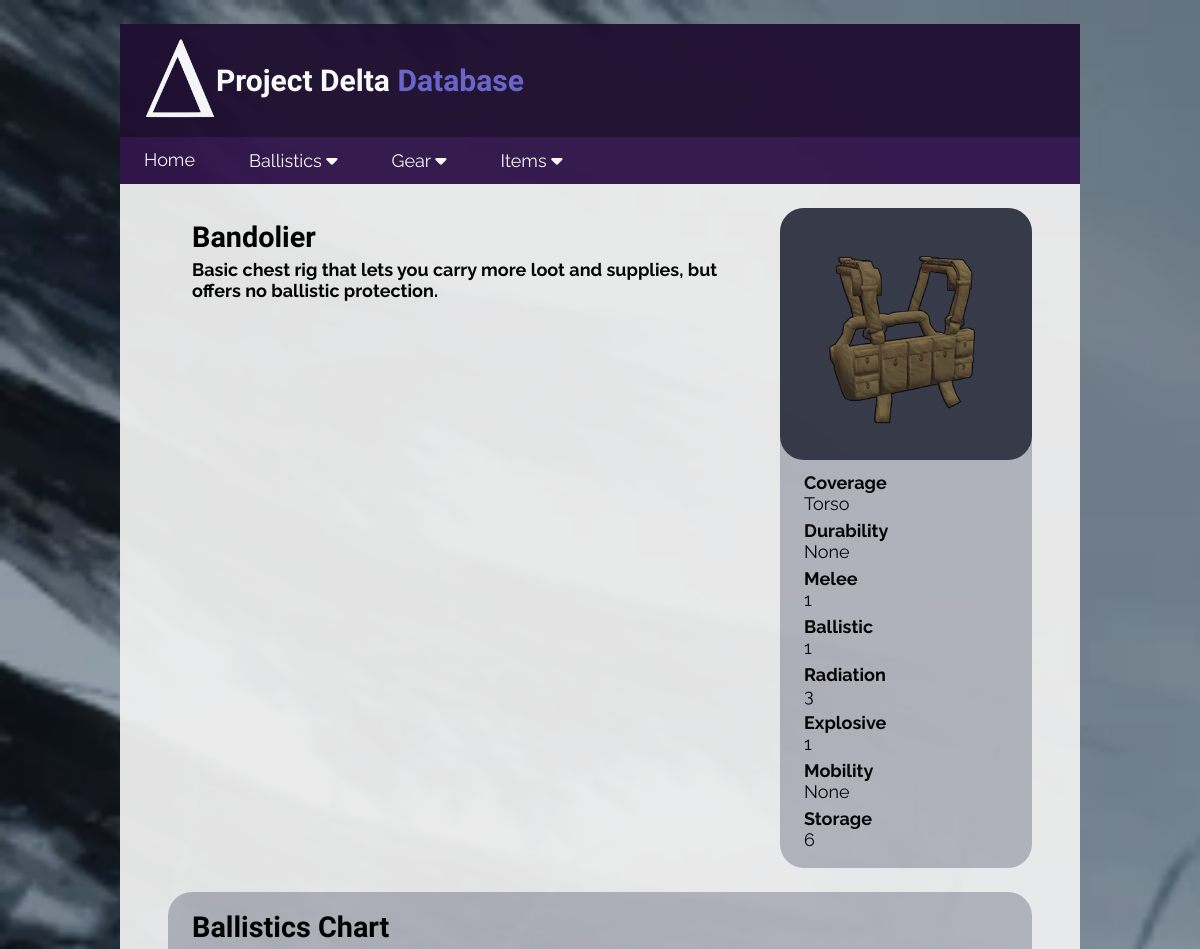
/rig/1 (upper part), run on an earlier commit of the app's database.
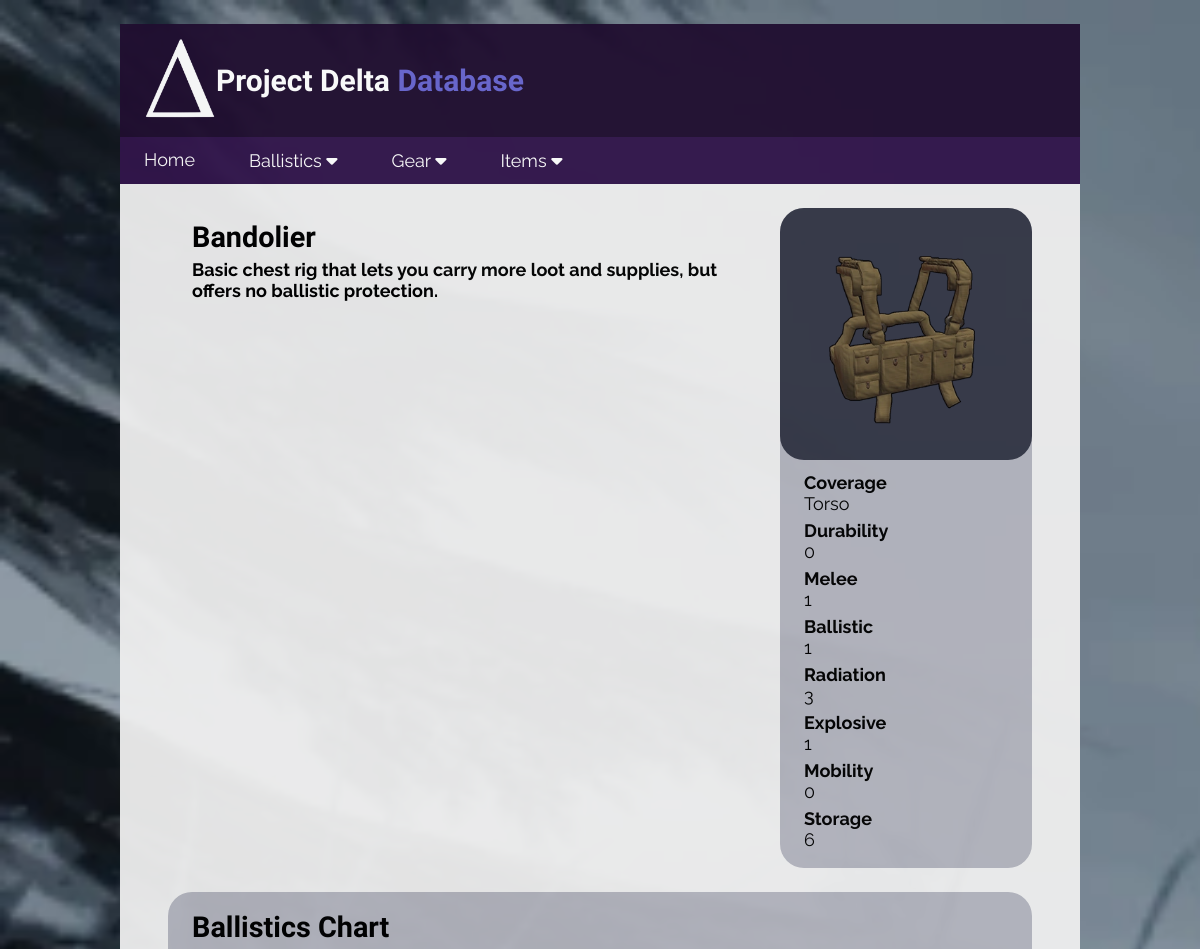
And on a later commit of the database.
### tables this page shows
CREATE TABLE chest_rigs (id INTEGER PRIMARY KEY, name TEXT, durability INTEGER, melee INTEGER, ballistic INTEGER, radiation INTEGER, explosive INTEGER, mobility INTEGER, coverage TEXT, storage INTEGER, description TEXT, image TEXT);

### Flask/routes.py (the view)
@app.route("/rig/<int:id>")
def rig(id):
    ballistics = {}
    num = 0
    conn = sqlite3.connect('delta.db')
    cur = conn.cursor()
    cur.execute('''SELECT * FROM chest_rigs WHERE chest_rigs.id = ?''', (id,))
    results = cur.fetchall()[0]
    cur = conn.cursor()
    cur.execute('SELECT damage, penetration, name, image FROM ammunition')
    ammunition = cur.fetchall()
    for ammo in ammunition:
        if ammunition[num][1] < results[4]:
            ballistics[ammunition[num][2]] = floor(ammunition[num][0] * ammunition[num][1] / results[4]), ammunition[num][3], ceil(100 / floor(ammunition[num][0] * ammunition[num][1] / results[4]))
        else:
            ballistics[ammunition[num][2]] = ammunition[num][0], ammunition[num][3], ceil(100 / ammunition[num][0])
        num += 1
    conn.close()
    return render_template('rig.html', rig=results, ammunition=ammunition, ballistics=ballistics, title=results[1])

### Flask/templates/rig.html
{% extends "partials/layout.html" %}
{% block content %}
<div class="topic">
    <div>
        <h3>{{rig[1]}}</h3>
        <h5>{{rig[10]}}</h5>
    </div>
        <div class="topic-box">
            <img src="/static/images/gear/chest rigs/{{rig[11]}}" class="topic-icon">
            <h6 class="topic-row">Coverage <br> <span class="lighter">{{rig[8]}}</span></h6>
            <h6 class="topic-row">Durability <br> <span class="lighter">{{rig[2]}}</span></h6>
            <h6 class="topic-row">Melee <br> <span class="lighter">{{rig[3]}}</span></h6>
            <h6 class="topic-row">Ballistic <br> <span class="lighter">{{rig[4]}}</span></h6>
            <h6 class="topic-row">Radiation <br> <span class="lighter">{{rig[5]}}</span></h6>
            <h6 class="topic-row">Explosive <br> <span class="lighter">{{rig[6]}}</span></h6>
            <h6 class="topic-row">Mobility <br> <span class="lighter">{{rig[7]}}</span></h6>
            <h6 class="topic-row">Storage <br> <span class="lighter">{{rig[9]}}</span></h6>
        </div>
</div>
{% include 'partials/armor_chart.html' %}
{% endblock %}

### Flask/templates/partials/layout.html (shortened to what this page needs)
<!DOCTYPE html>
<html lang="en">
<head>
    <link rel="stylesheet" href="\static\css\style.css">
    <link rel="stylesheet" href="https://cdnjs.cloudflare.com/ajax/libs/font-awesome/6.4.0/css/all.min.css">
</head>
<body>
    <div class="page">
        <header>{% include 'partials/header.html' %}</header>
        <nav>
            <ul>
                <li><a href="http://127.0.0.1:5000/">Home</a></li>
                <div class="dropdown">
                    <button class="dropbtn">
                        Ballistics
                        <i class="fa fa-caret-down"></i>
                    </button>
                </div>
                <div class="dropdown">
                    <button class="dropbtn">
                        Gear
                        <i class="fa fa-caret-down"></i>
                    </button>
                </div>
                <div class="dropdown">
                    <button class="dropbtn">
                        Items
                        <i class="fa fa-caret-down"></i>
                    </button>
                </div>
              </ul>
        </nav>
        <main>{% block content %}{% endblock %}</main>
    </body>
</html>

### Flask/templates/partials/header.html (shortened to what this page needs)
<div class="header">
    <a href="http://127.0.0.1:5000/">
        <img src="/static/images/logo.png" class="logo">
    </a>
    <h1>Project Delta <span class="purple">Database</span></h1>
</div>

### Flask/templates/partials/armor_chart.html (shortened to what this page needs)
<div class="ballistics-table">
    <h3>Ballistics Chart</h3>
</div>

### Flask/static/css/style.css (style rules this page uses)
body { background-image: url("../images/background.png"); background-repeat: no-repeat; background-size: cover; background-attachment: fixed; margin: 0; font-family: "Raleway"; }
.header { display: flex; margin: 0px; background-color: #200E30; font-family: 'Bungee'; }
.page { background-color: #efefef; margin-top: 2vw; margin-left: 10vw; margin-right: 10vw; margin-bottom: 2vw; padding-bottom: 2vw; opacity: 0.95; }
nav { color: white; background-color: #32164b; padding-left: 1.5vw; padding-top: 0.5vw; padding-bottom: 0.5vw; }
ul { list-style-type: none; margin: 0; padding: 0.5vw; overflow: hidden; }
li { float: left; }
li a { display: block; color: white; font-size: 1.5vw; text-align: center; margin-right: 4vw; text-decoration: none; transition-duration: 0.3s; }
.dropdown { float: left; overflow: hidden; }
.dropdown .dropbtn { display: block; color: white; font-size: 1.5vw; padding-right: 4vw; text-align: center; text-decoration: none; transition-duration: 0.3s; border: none; outline: none; background: none; font-family: inherit; }
.logo { width: 6vw; margin: 1vw 0vw 1vw 2vw; }
h1 { color: white; font-size: 2.5vw; text-align: left; margin-top: auto; margin-bottom: auto; }
.purple { color: #6865CF; }
.lighter { font-weight: lighter; }
a { color: black; text-decoration: none; display: inline-block; transition-duration: 0.3s; }
h3 { color: black; font-size: 2.4vw; margin-top: 1vw; margin-left: 2vw; font-family: 'Bungee'; }
h5 { color: black; font-size: 1.5vw; margin: -2vw 5vw 0 2vw; }
h6 { color: black; font-size: 1.5vw; text-align: left; margin: 0 0 0.5vw 2vw; transition-duration: 0.3s; }
.topic { display: flex; margin: 2vw 4vw 2vw 4vw; flex: 1 1 auto; }
.topic-box { display: flexbox; flex-direction: column; background-color: #b4b5be; border-radius: 2vw; padding-bottom: 1vw; margin-bottom: auto; }
.topic-icon { display: block; width: 15vw; height: 15vw; padding: 3vw; background-color: #343746; border-radius: 2vw; margin-bottom: 1vw; transition-duration: 0.3s; }
.topic-row { display: block }
.ballistics-table { background-color: #b4b5be; padding: 0.5vw 0 0.5vw 0; border-radius: 2vw; display: block; margin: 0 4vw 1vw 4vw; }

What changed in the data, as far as the page shows it:
changed chest_rigs "Bandolier": durability "None" → "0"; mobility "None" → "0"
